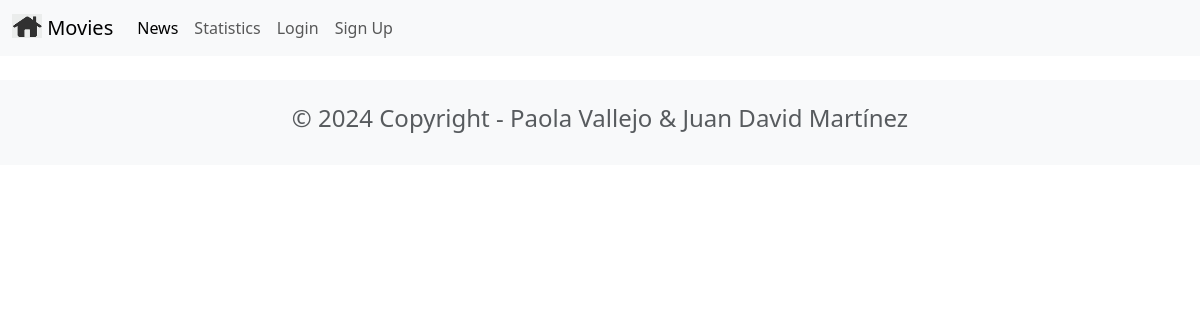
Before: /news/ with the older database file.
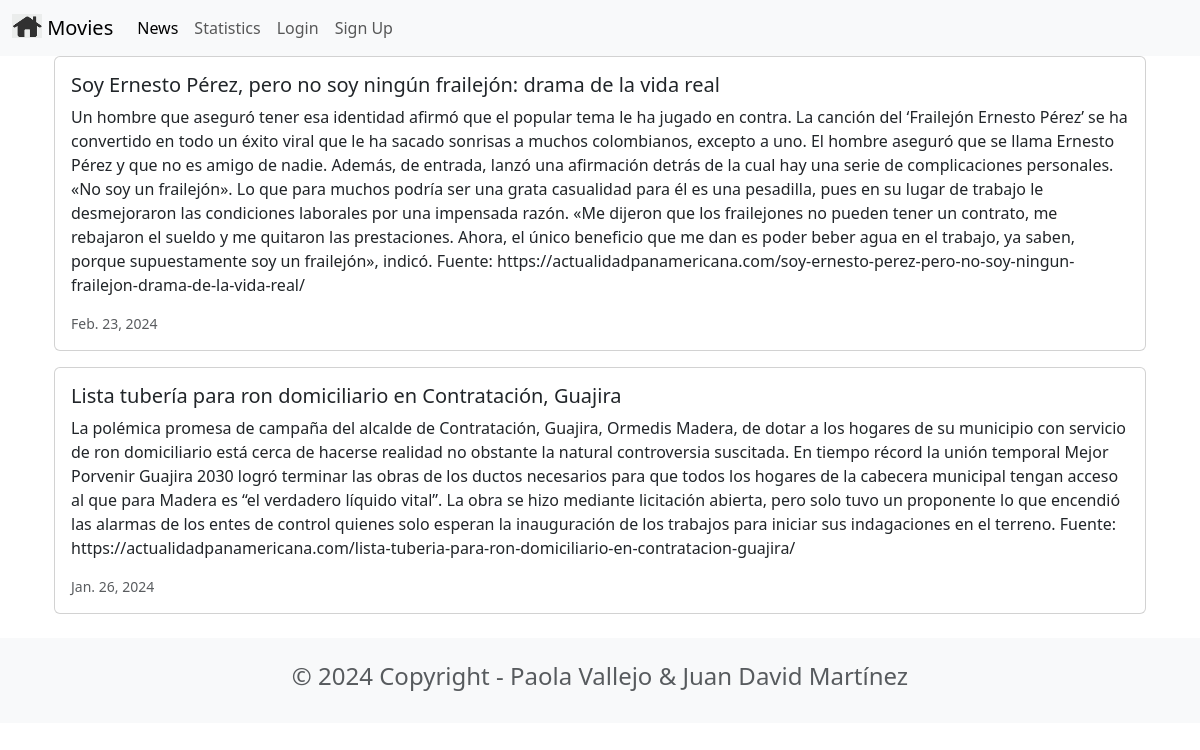
After: the same page with the newer database file.
### news/models.py (models this page shows, shortened)
class News(models.Model):
    headline = models.CharField(max_length=200)
    body = models.TextField()
    date = models.DateField()

### news/views.py (the view)
# urls.py: path('news/', include('news.urls')),
def news(request):
    newss = News.objects.all().order_by('-date')
    return render(request, 'news.html', {'newss':newss})

### news/templates/news.html
{% extends 'base.html' %}
{% block content %}
<div class="container">
    {% for news in newss %}
    <div class="card mb-3">
        <div class="row g-0">
            <div>
                <div class="card-body">
                    <h5 class="card-title">{{ news.headline }}</h5>
                    <p class="card-text">{{ news.body }}</p>
                    <p class="card-text"><small class="text-muted"> {{ news.date }} </small></p>
                </div>
            </div>
        </div>
    </div>
    {% endfor %}
</div>
{% endblock content %}

### moviereviews/templates/base.html (shortened to what this page needs)
<head>
    <link href="https://cdn.jsdelivr.net/npm/bootstrap@5.3.2/dist/css/bootstrap.min.css" rel="stylesheet">
</head>
<nav class="navbar navbar-expand-lg bg-body-tertiary">
  <div class="container-fluid">
    <a class="navbar-brand" href="{% url 'home' %}">
      {% load static %}
      <img src="{% static 'images/home.png' %}" alt="" width="30"
height="24"
          class="d-inline-block align-text-top" />
      Movies
    </a>
    <div class="collapse navbar-collapse" id="navbarSupportedContent">
      <ul class="navbar-nav me-auto mb-2 mb-lg-0">
        <li class="nav-item">
          <a class="nav-link active" aria-current="page" href="{% url 'news' %}">News</a>
        </li>
        <li class="nav-item">
          <a class="nav-link" href="{% url 'statistics' %}">Statistics</a>
        </li>
        <li class="nav-item">
          <a class="nav-link" href="#">Login</a>
        </li>
        <li class="nav-item">
          <a class="nav-link" href="#">Sign Up</a>
        </li>
      </ul>
    </div>
  </div>
</nav>
<div class="container">
    {% block content %}
    {% endblock content %}
</div>
<footer class="text-center text-lg-start bg-light text-muted mt-4">
  <div class="container">
    <div class="row">
      <div class="text-center p-4">
        <h4>© 2024 Copyright - Paola Vallejo & Juan David Martínez</h4>
      </div>
    </div>
  </div>
</footer>

Changed rows visible on the page:
added News: headline "Soy Ernesto Pérez, pero no soy ningún frailejón: drama de la vida real", body "Un hombre que aseguró tener esa identidad afirmó que el popular tema le ha jugado en contra. La canción del ‘Frailejón Ernesto Pérez’ se ha convertido en todo un éxito viral que le ha sacado sonrisas a muchos colombianos, excepto a uno. El hombre aseguró que se llama Ernesto Pérez y que no es amigo de nadie. Además, de entrada, lanzó una afirmación detrás de la cual hay una serie de complicaciones personales. «No soy un frailejón». Lo que para muchos podría ser una grata casualidad para él es una pesadilla, pues en su lugar de trabajo le desmejoraron las condiciones laborales por una impensada razón. «Me dijeron que los frailejones no pueden tener un contrato, me rebajaron el sueldo y me…", date "Feb. 23, 2024"
added News: headline "Lista tubería para ron domiciliario en Contratación, Guajira", body "La polémica promesa de campaña del alcalde de Contratación, Guajira, Ormedis Madera, de dotar a los hogares de su municipio con servicio de ron domiciliario está cerca de hacerse realidad no obstante la natural controversia suscitada. En tiempo récord la unión temporal Mejor Porvenir Guajira 2030 logró terminar las obras de los ductos necesarios para que todos los hogares de la cabecera municipal tengan acceso al que para Madera es “el verdadero líquido vital”. La obra se hizo mediante licitación abierta, pero solo tuvo un proponente lo que encendió las alarmas de los entes de control quienes solo esperan la inauguración de los trabajos para iniciar sus indagaciones en el terreno. Fuente:…", date "Jan. 26, 2024"
